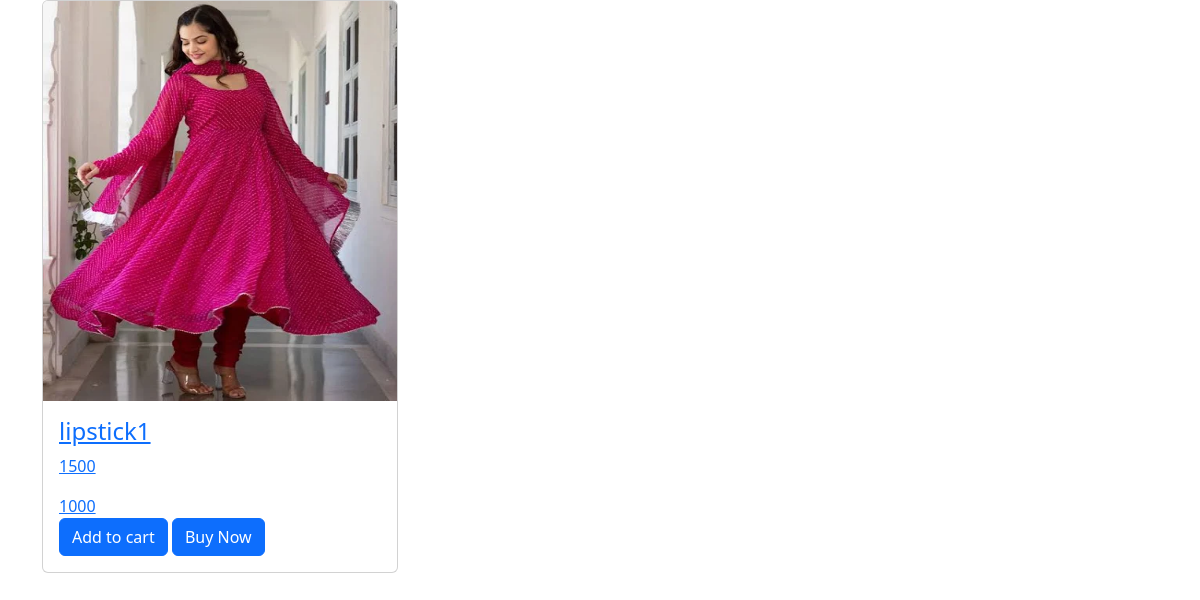
/view_pro/1 (signed in), run on an earlier commit of the app's database.
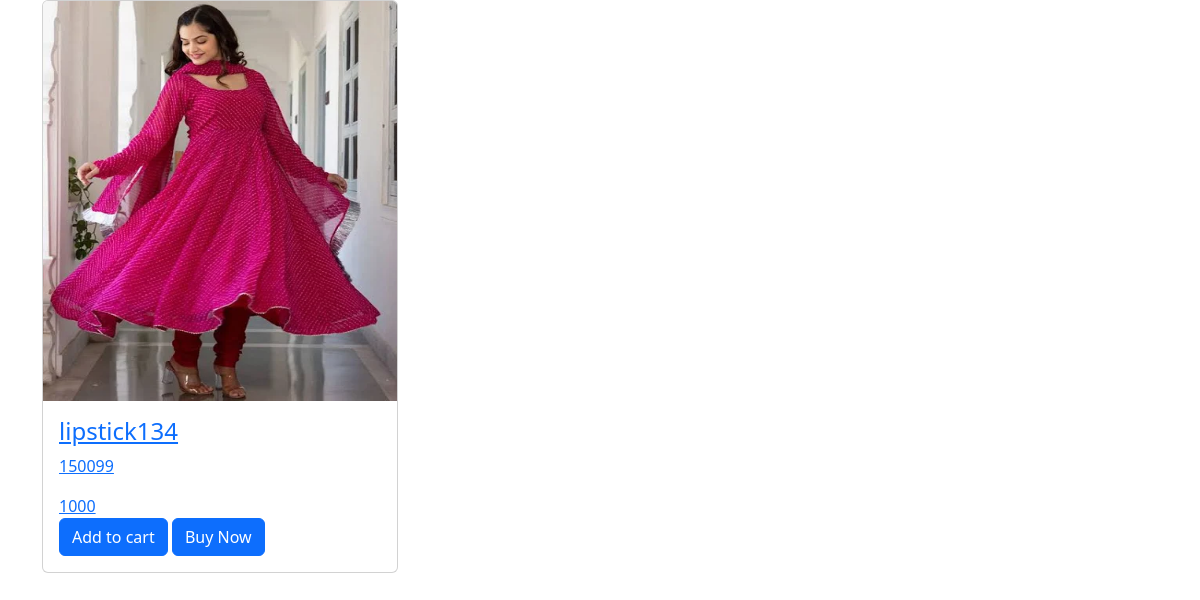
And on a later commit of the database.
### app/models.py (models this page shows)
class Product(models.Model):
    pid=models.TextField()
    name=models.TextField()
    descriptions=models.TextField()
    price=models.IntegerField()
    offer_price=models.IntegerField()
    brand=models.TextField()
    ingredients=models.TextField()
    expiry=models.TextField()
    stock=models.IntegerField()
    created_at=models.DateTimeField(auto_now_add=True)
    updated_at=models.DateTimeField(auto_now=True)
    img=models.FileField()

### app/views.py (the view)
# urls.py: path('view_pro/<id>',views.view_product),
def view_product(req,id):
       log_user=User.objects.get(username=req.session['user'])
       product=Product.objects.get(pk=id)
       try:
          Cart=Cart.objects.get(product=product,user=log_user)
       except:
              Cart=None
       return render(req,'user/view_pro.html',{'product':product,'Cart':Cart})

### templates/user/view_pro.html (shortened to what this page needs)
<!DOCTYPE html>
<html lang="en">
<head>
    <link href="https://cdn.jsdelivr.net/npm/bootstrap@5.3.3/dist/css/bootstrap.min.css" rel="stylesheet">
</head>
<body>
    <div class="container">
        <div class="row">
            <div class="col-lg-4">
                <a href="view_pro/{{pro.pk}}">
                <div class="card" >
                  <img class="card-img-top" src="{{product.img.url}}" alt="Card image" style="width:100%" height="400px">
                  <div class="card-body">
                    <h4 class="card-title">{{product.name}}</h4>
                    <p class="card-text">{{product.price}}</p>
                    <p class="card-text">{{product.offer_price}}</p>
                    {% if Cart %}
                    <a href="../cart_disp" class="btn btn-primary">Go to cart</a>
                    {% else %}
                    <a href="../add_to_cart/{{product.pk}}" class="btn btn-primary">Add to cart</a>
                    {% endif %}
                    <a href="../buy_pro/{{product.pk}}" class="btn btn-primary">Buy Now</a>
                  </div>
                </div>
            </a>
        </div>
</html>

What changed in the data, as far as the page shows it:
changed Product: name "lipstick1" → "lipstick134"; price "1500" → "150099"
